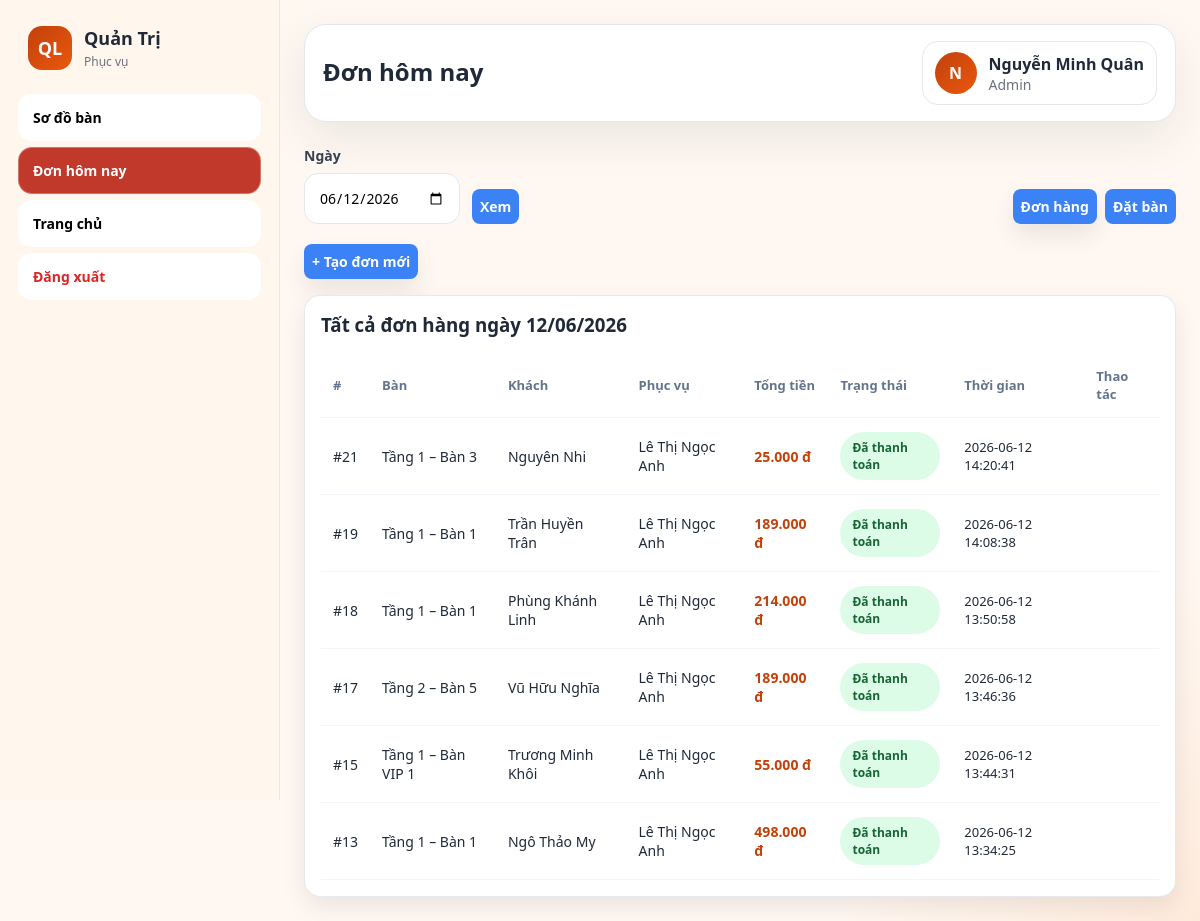
The app's page /waiter/my_orders.php (signed in), older data.
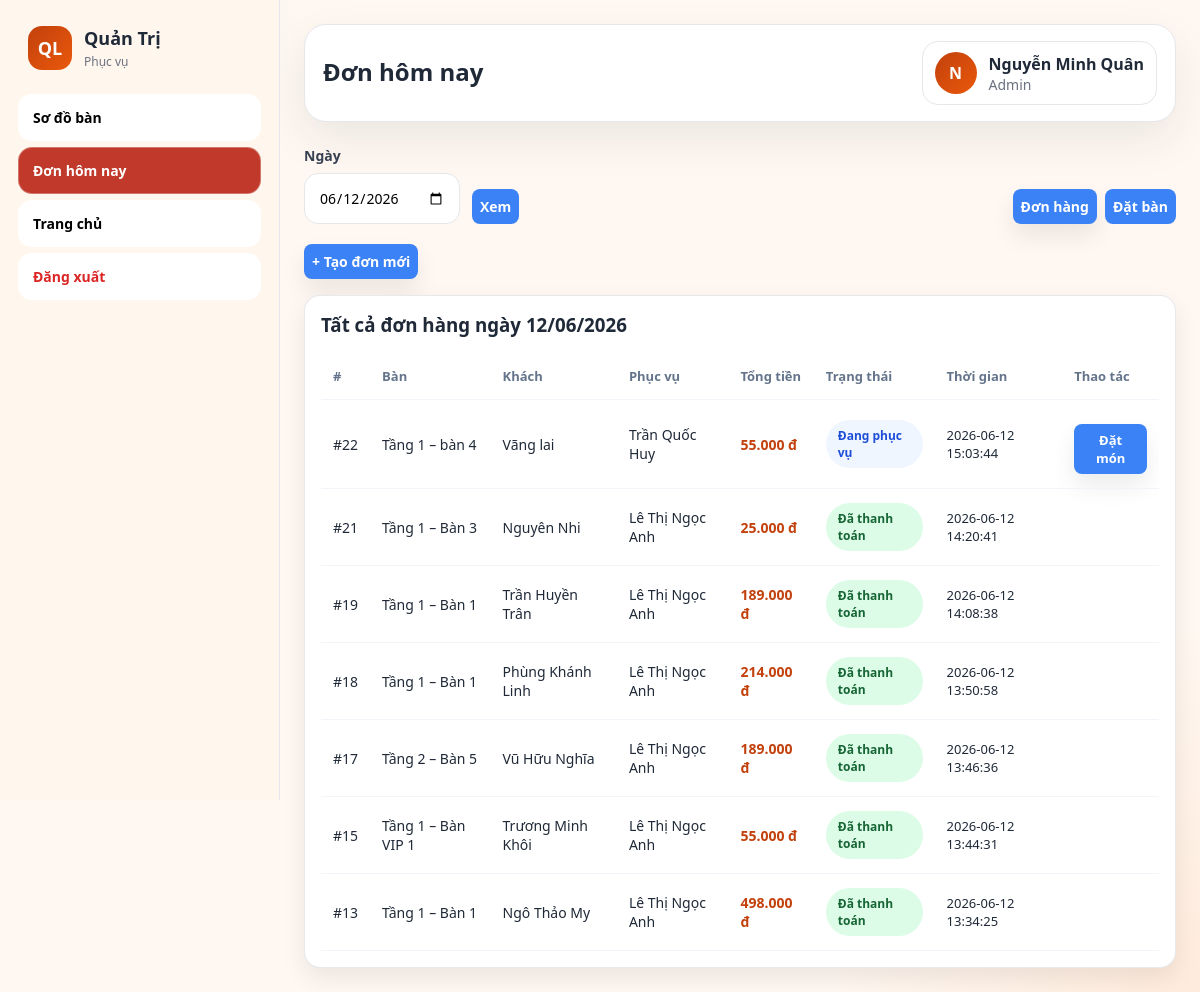
The same page, newer data.
### tables this page shows
CREATE TABLE `orders` (
  `order_id` int(11) NOT NULL AUTO_INCREMENT,
  `table_id` int(11) NOT NULL,
  `customer_id` int(11) DEFAULT NULL,
  `reservation_id` int(11) DEFAULT NULL,
  `waiter_id` int(11) DEFAULT NULL,
  `order_time` datetime NOT NULL DEFAULT current_timestamp(),
  `status` enum('da_dat_coc','moi','dang_xu_ly','dang_che_bien','dang_phuc_vu','hoan_thanh','da_thanh_toan','da_huy') NOT NULL DEFAULT 'moi',
  `total_amount` decimal(12,2) NOT NULL DEFAULT 0.00,
  `paid_amount` decimal(12,2) NOT NULL DEFAULT 0.00,
  `start_time` datetime DEFAULT NULL,
  `end_time` datetime DEFAULT NULL,
  `guest_count` int(11) DEFAULT 1,
  `number_of_people` int(11) DEFAULT 0,
  PRIMARY KEY (`order_id`),
  KEY `idx_orders_table_id` (`table_id`),
  KEY `idx_orders_customer_id` (`customer_id`),
  KEY `idx_orders_reservation_id` (`reservation_id`),
  KEY `idx_orders_waiter_id` (`waiter_id`),
  KEY `idx_orders_order_time` (`order_time`),
  KEY `idx_orders_table_status` (`table_id`,`status`),
  KEY `idx_orders_time_status` (`order_time`,`status`)
);

CREATE TABLE `floors` (
  `floor_id` int(11) NOT NULL AUTO_INCREMENT,
  `floor_name` varchar(50) NOT NULL,
  `description` varchar(255) DEFAULT NULL,
  `max_tables` int(11) DEFAULT NULL COMMENT 'Số bàn tối đa cho phép trong khu vực',
  PRIMARY KEY (`floor_id`),
  UNIQUE KEY `uq_floors_floor_name` (`floor_name`)
);

CREATE TABLE `tables` (
  `table_id` int(11) NOT NULL AUTO_INCREMENT,
  `floor_id` int(11) NOT NULL,
  `table_name` varchar(50) NOT NULL,
  `capacity` int(11) NOT NULL,
  `status` enum('trong','dang_su_dung','da_dat','bao_tri') NOT NULL DEFAULT 'trong',
  PRIMARY KEY (`table_id`),
  UNIQUE KEY `uq_tables_floor_table_name` (`floor_id`,`table_name`),
  KEY `idx_tables_floor_id` (`floor_id`)
);

CREATE TABLE `customers` (
  `customer_id` int(11) NOT NULL AUTO_INCREMENT,
  `customer_name` varchar(100) NOT NULL,
  `phone` varchar(15) DEFAULT NULL,
  `email` varchar(100) DEFAULT NULL,
  `created_by` int(11) DEFAULT NULL,
  `created_at` datetime NOT NULL DEFAULT current_timestamp(),
  `user_id` int(11) DEFAULT NULL,
  PRIMARY KEY (`customer_id`),
  UNIQUE KEY `uq_customers_phone` (`phone`),
  UNIQUE KEY `uq_customers_email` (`email`),
  UNIQUE KEY `user_id` (`user_id`),
  KEY `idx_customers_created_by` (`created_by`)
);

CREATE TABLE `users` (
  `user_id` int(11) NOT NULL AUTO_INCREMENT,
  `full_name` varchar(100) NOT NULL,
  `phone` varchar(15) DEFAULT NULL,
  `ngay_sinh` date DEFAULT NULL,
  `gioi_tinh` enum('Nam','Nữ') DEFAULT NULL,
  `email` varchar(100) DEFAULT NULL,
  `username` varchar(50) NOT NULL,
  `password` varchar(255) NOT NULL,
  `role_id` int(11) NOT NULL,
  `status` enum('hoat_dong','khoa') NOT NULL DEFAULT 'hoat_dong',
  `created_at` datetime NOT NULL DEFAULT current_timestamp(),
  PRIMARY KEY (`user_id`),
  UNIQUE KEY `uq_users_username` (`username`),
  UNIQUE KEY `uq_users_email` (`email`),
  UNIQUE KEY `uq_users_phone` (`phone`),
  KEY `idx_users_role_id` (`role_id`)
);

### includes/functions.php (called while the page is built, shortened)
<?php
function format_currency($amount): string {
    return number_format((float)$amount, 0, ',', '.') . ' đ';
}
function e($value): string {
    return htmlspecialchars((string)$value, ENT_QUOTES, 'UTF-8');
}

### waiter/my_orders.php (the view, shortened to what the changed rows need)
<?php
require_once __DIR__ . '/../config/database.php';
require_once __DIR__ . '/../includes/functions.php';
$date      = $_GET['date'] ?? date('Y-m-d');
$view      = $_GET['view'] ?? 'orders';
$dateStart = $date . ' 00:00:00';
$dateEnd   = date('Y-m-d', strtotime($date . ' +1 day')) . ' 00:00:00';
$orders = $conn->query("
    SELECT o.order_id, o.total_amount, o.status, o.order_time, o.reservation_id,
           t.table_name, f.floor_name, c.customer_name,
           u.full_name as waiter_name
    FROM   orders o
    LEFT JOIN tables    t ON t.table_id    = o.table_id
    LEFT JOIN floors    f ON f.floor_id    = t.floor_id
    LEFT JOIN customers c ON c.customer_id = o.customer_id
    LEFT JOIN users     u ON u.user_id     = o.waiter_id
    WHERE  o.order_time >= '$dateStart' AND o.order_time < '$dateEnd'
      AND o.reservation_id IS NULL
    ORDER  BY o.order_time DESC
");
$statusBadge = ['da_dat_coc'=>'badge-role','moi'=>'badge-role','dang_xu_ly'=>'badge-role','dang_che_bien'=>'badge-role','dang_phuc_vu'=>'badge-role','hoan_thanh'=>'badge-active','da_thanh_toan'=>'badge-active','da_huy'=>'badge-inactive'];
$statusLabel = ['da_dat_coc'=>'Đã cọc','moi'=>'Mới','dang_xu_ly'=>'Đang xử lý','dang_che_bien'=>'Đang nấu','dang_phuc_vu'=>'Đang phục vụ','hoan_thanh'=>'Hoàn thành món','da_thanh_toan'=>'Đã thanh toán','da_huy'=>'Đã hủy'];
$pageTitle    = 'Đơn hôm nay';
$activeMenu   = 'w_orders';
$sidebarRole  = 'phucvu';
include __DIR__ . '/../includes/layout.php';
?>
<?php if ($view === 'orders'): ?>
    <div class="card panel">
    <div class="table-wrap">
        <table class="table">
            <thead><tr><th>#</th><th>Bàn</th><th>Khách</th><th>Phục vụ</th><th>Tổng tiền</th><th>Trạng thái</th><th>Thời gian</th><th>Thao tác</th></tr></thead>
            <tbody>
            <?php if ($orders && $orders->num_rows > 0): ?>
                <?php while ($r = $orders->fetch_assoc()): ?>
                <tr>
                    <td>#<?= $r['order_id'] ?></td>
                    <td><?= e($r['floor_name'].' – '.$r['table_name']) ?></td>
                    <td><?= e($r['customer_name'] ?? 'Vãng lai') ?></td>
                    <td><?= e($r['waiter_name'] ?? 'Online') ?></td>
                    <td style="font-weight:700; color:var(--primary);"><?= format_currency($r['total_amount']) ?></td>
                    <td><span class="badge <?= $statusBadge[$r['status']] ?? 'badge-role' ?>"><?= $statusLabel[$r['status']] ?? $r['status'] ?></span></td>
                    <td style="font-size:13px;"><?= e($r['order_time']) ?></td>
                    <td>
                        <?php if ($r['status'] === 'da_dat_coc'): ?>
                            <a href="order.php?id=<?= $r['order_id'] ?>&view_only=1" class="btn btn-secondary" style="padding:7px 12px; font-size:13px;">Chi tiết</a>
                        <?php elseif (!in_array($r['status'],['hoan_thanh','da_thanh_toan','da_huy'])): ?>
                            <a href="order.php?id=<?= $r['order_id'] ?>" class="btn btn-primary" style="padding:7px 12px; font-size:13px;">Đặt món</a>
                        <?php endif; ?>
                    </td>
                </tr>
                <?php endwhile; ?>
            <?php else: ?>
                <tr><td colspan="8"><div class="empty-state">Không có đơn tại nhà hàng trong ngày này.</div></td></tr>
            <?php endif; ?>
            </tbody>
        </table>
    </div>
</div>
<?php endif; ?>
<?php include __DIR__ . '/../includes/layout_end.php'; ?>

### includes/layout.php (shortened to what the changed rows need)
<?php
$_layoutUser     = $_SESSION['user'] ?? [];
$_layoutRole     = strtolower($_layoutUser['role_name'] ?? '');
$_adminMenu = [
    'reports'     => ['label' => 'Tổng quan',       'url' => '/quanlynhahang/admin.php?page=reports'],
    'employees'   => ['label' => 'Nhân viên',        'url' => '/quanlynhahang/admin.php?page=employees'],
    'menu'        => ['label' => 'Thực đơn',         'url' => '/quanlynhahang/admin.php?page=menu'],
    'tables'      => ['label' => 'Bàn & Tầng',       'url' => '/quanlynhahang/admin.php?page=tables'],
    'orders'      => ['label' => 'Đơn hàng',         'url' => '/quanlynhahang/admin.php?page=orders'],
    'reservations'=> ['label' => 'Đặt bàn',          'url' => '/quanlynhahang/admin.php?page=reservations'],
    'customers'   => ['label' => 'Khách hàng',       'url' => '/quanlynhahang/admin.php?page=customers'],
    'maintenance' => ['label' => 'Bảo trì hệ thống', 'url' => '/quanlynhahang/admin.php?page=maintenance'],
];
$_cashierMenu = [
    'cashier'         => ['label' => 'Thanh toán',   'url' => '/quanlynhahang/cashier/index.php'],
    'cashier_history' => ['label' => 'Lịch sử',      'url' => '/quanlynhahang/cashier/history.php'],
];
$_waiterMenu = [
    'waiter'  => ['label' => 'Sơ đồ bàn',   'url' => '/quanlynhahang/waiter/index.php'],
    'w_orders'=> ['label' => 'Đơn hôm nay',  'url' => '/quanlynhahang/waiter/my_orders.php'],
];
$_kitchenMenu = [
    'kitchen' => ['label' => 'Bill món ăn',  'url' => '/quanlynhahang/kitchen/index.php'],
    'kitchen_history' => ['label' => 'Lịch sử',  'url' => '/quanlynhahang/kitchen/history.php'],
];
$_menuItems = match($sidebarRole ?? 'admin') {
    'thungan' => $_cashierMenu,
    'phucvu'  => $_waiterMenu,
    'bep'     => $_kitchenMenu,
    default   => $_adminMenu,
};
?>
<!DOCTYPE html>
<html lang="vi">
<head>
    <link rel="stylesheet" href="/quanlynhahang/assets/css/app.css">
</head>
<body class="theme-warm">
<div class="admin-layout">
    <aside class="sidebar">
        <div class="sidebar-brand">
            <div>
                <h2>Quản Trị</h2>
            </div>
        </div>
        <nav class="menu">
            <?php foreach ($_menuItems as $key => $item): ?>
                <a href="<?= $item['url'] ?>" class="<?= ($activeMenu ?? '') === $key ? 'active' : '' ?>">
                    <?= $item['label'] ?>
                </a>
            <?php endforeach; ?>
            <?php if (in_array($_layoutRole, ['admin', 'quanly'])): ?>
                <a href="/quanlynhahang/index.php" target="_blank">
                    Trang chủ
                </a>
            <?php endif; ?>
            <a href="/quanlynhahang/auth/logout.php" style="margin-top:auto; color:#dc2626;">Đăng xuất</a>
        </nav>
    </aside>
    <main class="main">
        <div class="topbar">
            <div>
                <h1><?= htmlspecialchars($pageTitle ?? '') ?></h1>
            </div>
        </div>

Row changes from the older to the newer data that the page shows:
added orders: order_id "22", floors.floor_name "Tầng 1 – bàn 4", customer_name "Vãng lai", users.full_name "Trần Quốc Huy", total_amount "55.000 đ", status "Đang phục vụ", order_time "2026-06-12 15:03:44"
